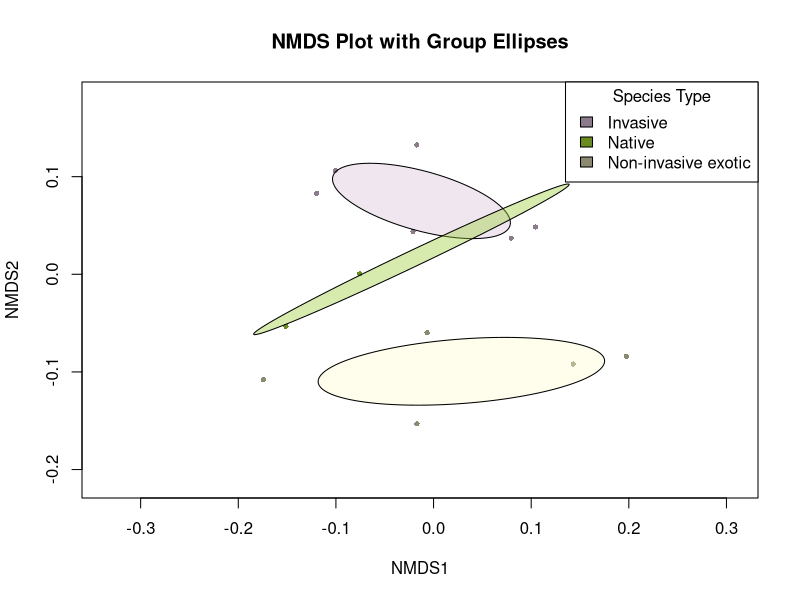

R code for this plot:



#load packages
library(dplyr)
library(vegan)

# Read your CSV file
my_data <- read.csv("isha/NMDS data.csv", header = TRUE, row.names = 2)
selected_data <- my_data %>%
  mutate(Growth.Form = as.numeric(as.factor(my_data$Growth.Form))) %>%
  select(Growth.Form, Plant.height..ft., Nitrogen.content, C.N.ratio, Flavonoids, Phenolics, Terpenoids, Tannins, Average.toughness..N., Average.thickness..mm., Average.water.content....)

grouping_var <- as.factor(my_data$Type)

# Run NMDS on your subsetted data
nmds_result <- metaMDS(selected_data, 
                       distance = "bray",  # or "jaccard" for presence/absence
                       k = 2,             # number of dimensions
                       try = 20,          # number of random starts
                       trymax = 100,       # maximum number of iterations
                       autotransform = TRUE)  # automatic data transformation

# Check stress value (should be <0.2 ideally)
nmds_result$stress

# Define colors for groups (replace with your preferred colors)
my_point_colors <- c("thistle4", "olivedrab4", "lemonchiffon4")

my_ellipse_colors <- c("thistle", "olivedrab3", "lemonchiffon")



plot(nmds_result, type = "n", main = "NMDS Plot with Group Ellipses")

# Color points using custom palette
points(nmds_result, display = "sites", pch = 16, 
       col = my_point_colors[as.numeric(grouping_var)],  # Map colors to groups
       cex = 0.7)  # Adjust point size

# Add ellipses with custom colors
ordiellipse(
  nmds_result, 
  groups = grouping_var,
  kind = "sd",
  draw = "polygon",
  col = my_ellipse_colors,  # Use predefined colors
  border = "black",         # Ellipse border color
  lwd = 1,                 # Border line width
  alpha = 100              # Transparency (0-255)
)

# Add legend
legend(x = "topright",           # Position (try "topright", "bottomleft", etc.)
  legend = levels(grouping_var),
  fill = my_point_colors[1:length(levels(grouping_var))],
  col = my_point_colors[1:length(levels(grouping_var))],
  title = "Species Type",
  xpd = TRUE            # Allow plotting outside main plot area
)
